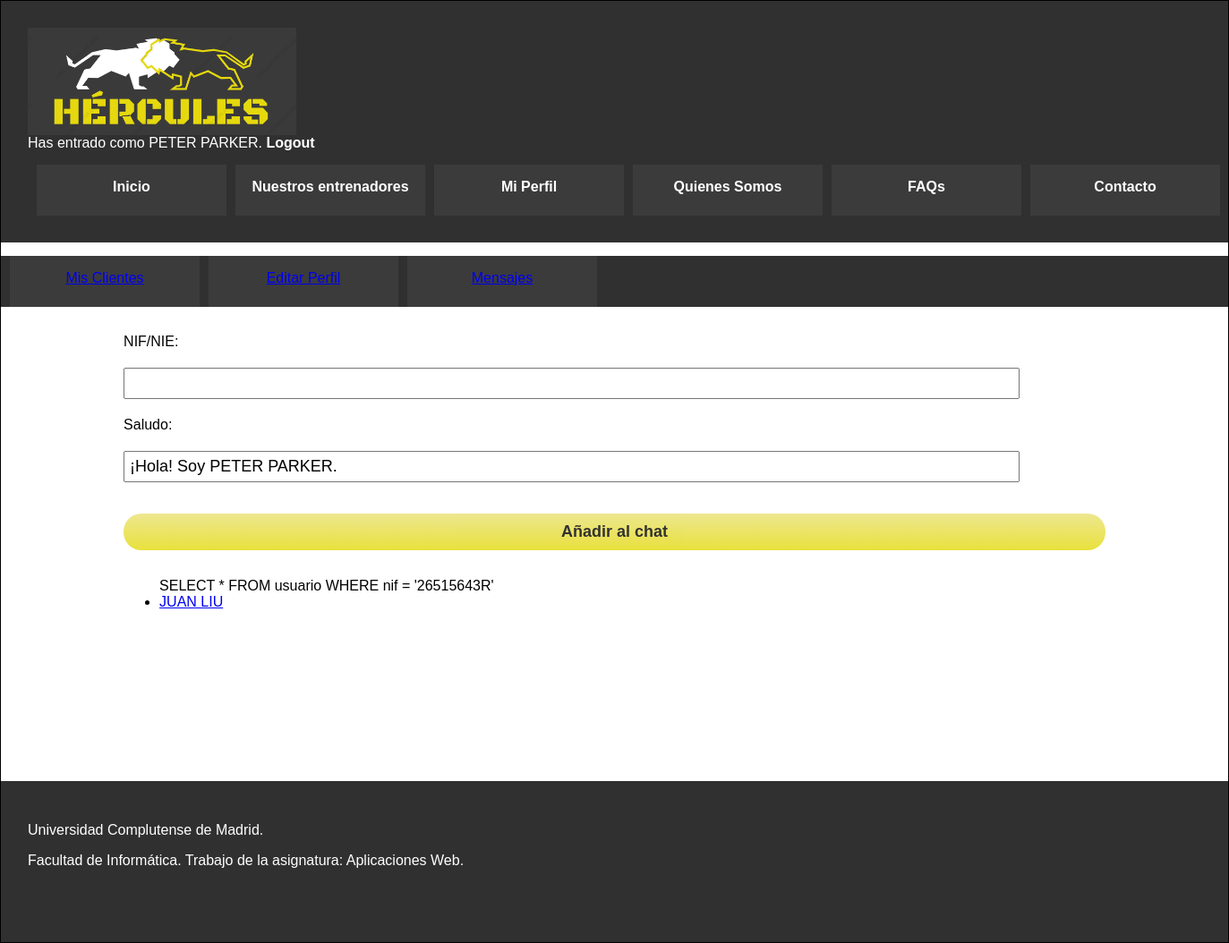
/miPerfilBuzon.php (signed in), run on the app's committed database.
### tables this page shows
CREATE TABLE `mensajes` (
  `id` int(11) NOT NULL,
  `emisor` varchar(10) NOT NULL,
  `receptor` varchar(10) NOT NULL,
  `texto` text NOT NULL,
  `fecha` timestamp NOT NULL DEFAULT current_timestamp(),
  `del_1` tinyint(1) NOT NULL DEFAULT 0,
  `del_2` tinyint(1) NOT NULL DEFAULT 0,
  `visto` tinyint(1) NOT NULL DEFAULT 0
);

CREATE TABLE `usuario` (
  `nif` varchar(10) NOT NULL,
  `nombre` varchar(30) NOT NULL,
  `contrasenna` varchar(255) NOT NULL,
  `foto` varchar(30) DEFAULT NULL,
  `email` varchar(30) NOT NULL,
  `sexo` varchar(6) DEFAULT NULL,
  `fechaNac` date DEFAULT NULL,
  `telefono` varchar(15) DEFAULT NULL,
  `ubicacion` varchar(50) DEFAULT NULL,
  `peso` decimal(5,0) DEFAULT NULL,
  `altura` decimal(5,0) DEFAULT NULL,
  `preferencias` varchar(50) DEFAULT NULL,
  `tipoUsuario` tinyint(1) NOT NULL DEFAULT 0,
  `titulacion` varchar(30) DEFAULT NULL,
  `especialidad` varchar(50) DEFAULT NULL,
  `experiencia` varchar(30) DEFAULT NULL
);

### includes/TOs/TOUsuario.php (called while the page is built, shortened)
<?php
class TOUsuario {
    private $nif;
    private $nombre;
    public function __construct($nif = null, $nombre = null, $password = null, $foto = null, $email = null, $sexo = null, $fechaNac = null, $telefono = null, $ubicacion = null, $peso = null, $altura = null, $preferencias = null, $tipoUsuario = null, $titulacion= null, $especialidad = null, $experiencia = null){
      $this->nif = $nif;
      $this->nombre = $nombre;
    }
    public function getNif()
    {
        return $this->nif;
    }
    public function setNif($nif)
    {
        $this->nif = $nif;
    }
    public function getNombre()
    {
        return $this->nombre;
    }
    public function setNombre($nombre)
    {
        $this->nombre = $nombre;
    }
}
?>

### includes/DAOs/DAO.php (called while the page is built, shortened)
<?php
class DAO {
    private $servername = "localhost";
    private $username = "hercules";
    private $password = "iG8hC62acnPrvIeU";
    private $dbname = "hercules";
    private $mysqli = null;
    public function __construct(){
        if(!$this->mysqli){
            $this->mysqli = new mysqli($this->servername, $this->username, $this->password, $this->dbname);
        }
    }
    protected function consultarv2($sql){
        if ($sql != "") {
            $consulta = $this->mysqli->query($sql) or die ($this->mysqli->error. " en la linea ".(__LINE__-1));
            $tablaDatos = array();
            if (substr($sql, 0, 6) == "SELECT") {
                if ($consulta) {
                    while ($fila = mysqli_fetch_assoc($consulta)){
                        array_push($tablaDatos, $fila);
                    }
                }
            }
            return $tablaDatos;
        }
        else {
            return 0;
        }
    }
}
?>

### includes/controller.php (called while the page is built, shortened)
<?php
require_once(__DIR__ . '/DAOs/usuarioDAO.php');
require_once(__DIR__ . '/DAOs/mensajesDAO.php');
class controller{
   private $usuarioDAO;
    private $mensajesDAO;
    private static $instance = null;
    public function __construct(){
        $this->usuarioDAO = new UsuarioDAO();
        $this->mensajesDAO = new mensajesDAO();
    }
     public static function getInstance() {
        if (null === self::$instance) {
            self::$instance = new self();
        }
        return self::$instance;
    }
    public function cargarUsuario($nif){
        $cond= "nif = '". $nif ."'";
        $res=$this->usuarioDAO->selectUsuario('', $cond);
        if (count($res) == 1) {
            $row=$res[0];
            $usuario = new TOUsuario();
            $usuario->setNif($nif);
            $usuario->setNombre($row["nombre"]);
            $usuario->setPassword($row["contrasenna"]);
            $usuario->setEmail($row["email"]);
            $usuario->setSexo($row["sexo"]);
            $usuario->setFechaNac($row["fechaNac"]);
            $usuario->setTelefono($row["telefono"]);
            $usuario->setUbicacion($row["ubicacion"]);
            $usuario->setPeso($row["peso"]);
            $usuario->setAltura($row["altura"]);
            $usuario->setPreferencias($row["preferencias"]);
            $usuario->setTipoUsuario($row["tipoUsuario"]);
            $usuario->setTitulacion($row["titulacion"]);
            $usuario->setEspecialidad($row["especialidad"]);
            $usuario->setExperiencia($row["experiencia"]);
            return $usuario;
        } else{
            return 0;
        }
    }
    public function selectMensajes($col, $cond){
        return $this->mensajesDAO->select($col, $cond);
    }
}

### includes/config.php (called while the page is built, shortened)
<?php
require_once __DIR__.'/TOs/TOUsuario.php';
require_once __DIR__.'/controller.php';
$ctrl = controller::getInstance();
?>

### includes/DAOs/mensajesDAO.php (called while the page is built, shortened)
<?php
require_once(__DIR__.'/DAO.php');
class mensajesDAO extends DAO
{
    public function select($col, $cond){
        $query = "";
        if ($col == "") {
            $col = "*";
        }
        if ($cond == "") {
            $query = "SELECT ".$col." FROM mensajes";
        }
        else {
            $query = "SELECT ".$col." FROM mensajes WHERE ".$cond;
        }
        return $this->consultarv2($query);
    }
}
?>

### miPerfilBuzon.php (the view, shortened to what this page needs)
<?php
	require_once 'includes/config.php';
?>
<!DOCTYPE html>
<html>
<head>
	<link rel="stylesheet" type="text/css" href="includes/estilo.css" />
</head>
<body>
<div id="contenedor">
	<?php
		require('includes/comun/cabecera.php');
		require('miPerfilCabecera.php');
	?>
	<div id="contenido">
		<?php
		if (!isset($_GET['reciever'])) {
		    echo '<form method="POST" action="procesaChat.php">';
		    echo 'NIF/NIE: <input type="text" name="receptor">';
		    echo 'Saludo: <input type="text" name="men" value="¡Hola! Soy '.$_SESSION["usuario"]->getNombre().'.">';
		    echo '<button type="submit" name="add">Añadir al chat</button>';
		    echo '</form>';
		    $arr = $ctrl->selectMensajes('', "emisor='".$_SESSION["usuario"]->getNif()."' AND del_1=0 OR receptor='".$_SESSION["usuario"]->getNif()."'
            AND visto=0 GROUP BY emisor, receptor");
		    $pre_arr= $ctrl->selectMensajes('', "emisor='".$_SESSION["usuario"]->getNif()."' OR receptor='".$_SESSION["usuario"]->getNif()."'");
		    $user_arr = array();
		    echo '<ul>';
		    foreach($arr as $value) {
		        if ($_SESSION['usuario']->getNif() == $value['emisor']) {
		            if (!in_array($value['receptor'], $user_arr)) {
		                $aux = $ctrl->cargarUsuario($value['receptor']);
		                $str = '<a href="miPerfilBuzon.php?reciever='.$value['receptor'].'">'.$aux->getNombre().'</a> ';
		                echo '<li>'.$str.'</li>';
		                $user_arr[] = $value['receptor'];
		            }
		        }
		    }
		    echo '</ul>';
		}
		?>
	</div>
	<?php
		require('includes/comun/pie.php');
	?>
</div>
</body>
</html>

### includes/DAOs/usuarioDAO.php (shortened to what this page needs)
<?php
require_once(__DIR__.'/DAO.php');
require_once(__DIR__.'/../TOs/TOUsuario.php');
class UsuarioDAO extends DAO {
    public function selectUsuario($col, $cond){
        $query = "";
        if ($col == "") {
            $col = "*";
        }
        if ($cond == "") {
            $query = "SELECT ".$col." FROM usuario";
        }
        else {
            $query = "SELECT ".$col." FROM usuario WHERE ".$cond;
        }
        echo $query;
        return $this->consultarv2($query);
    }
}
?>

### includes/estilo.css (style rules this page uses)
body { width: 100%; font-family: "Trebuchet MS", Helvetica, sans-serif; margin: 0; padding: 0; background-color: white; }
div#contenedor { margin: auto; border: 1px solid black; background-color: white; }
div#contenido { padding-top: 30px; min-height: 500px; width: 80%; background-color: white; margin-left: 10%; }
input { display: block; padding: 5px; width: 90%; margin: 20px 0; font-size: 18px; }
button[type="submit"] { background: linear-gradient(#e9e174, #e3da0c); border: 0; color: black; opacity: 0.8; cursor: pointer; border-radius: 20px; margin-bottom: 0; padding: 10px; width: 100%; margin: 15px 0; font-size: 18px; font-weight: bold; }

### data on the page
mensajes: receptor "SELECT * FROM usuario WHERE nif = '26515643R'", receptor.nombre "JUAN LIU"

### other printed values
$_SESSION['usuario']->getNombre() "PETER PARKER"
